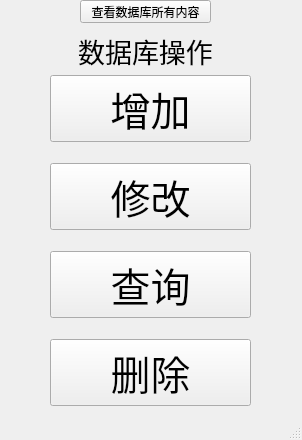
<?xml version="1.0" encoding="UTF-8"?>
<ui version="4.0">
 <class>MainWindow</class>
 <widget class="QMainWindow" name="MainWindow">
  <property name="geometry">
   <rect>
    <x>0</x>
    <y>0</y>
    <width>302</width>
    <height>440</height>
   </rect>
  </property>
  <property name="windowTitle">
   <string>MainWindow</string>
  </property>
  <property name="windowIcon">
   <iconset>
    <normaloff>1.png</normaloff>1.png</iconset>
  </property>
  <widget class="QWidget" name="centralwidget">
   <widget class="QLabel" name="label">
    <property name="geometry">
     <rect>
      <x>70</x>
      <y>20</y>
      <width>151</width>
      <height>61</height>
     </rect>
    </property>
    <property name="font">
     <font>
      <pointsize>20</pointsize>
     </font>
    </property>
    <property name="layoutDirection">
     <enum>Qt::LeftToRight</enum>
    </property>
    <property name="text">
     <string>数据库操作</string>
    </property>
    <property name="alignment">
     <set>Qt::AlignCenter</set>
    </property>
   </widget>
   <widget class="QWidget" name="layoutWidget">
    <property name="geometry">
     <rect>
      <x>50</x>
      <y>60</y>
      <width>201</width>
      <height>361</height>
     </rect>
    </property>
    <layout class="QVBoxLayout" name="verticalLayout">
     <item>
      <widget class="QPushButton" name="pushButton_4">
       <property name="font">
        <font>
         <pointsize>30</pointsize>
         <weight>50</weight>
         <bold>false</bold>
        </font>
       </property>
       <property name="text">
        <string>增加</string>
       </property>
      </widget>
     </item>
     <item>
      <widget class="QPushButton" name="pushButton_5">
       <property name="font">
        <font>
         <pointsize>30</pointsize>
         <weight>50</weight>
         <bold>false</bold>
        </font>
       </property>
       <property name="text">
        <string>修改</string>
       </property>
      </widget>
     </item>
     <item>
      <widget class="QPushButton" name="pushButton_6">
       <property name="font">
        <font>
         <pointsize>30</pointsize>
         <weight>50</weight>
         <bold>false</bold>
        </font>
       </property>
       <property name="text">
        <string>查询</string>
       </property>
      </widget>
     </item>
     <item>
      <widget class="QPushButton" name="pushButton_7">
       <property name="font">
        <font>
         <pointsize>30</pointsize>
         <weight>50</weight>
         <bold>false</bold>
        </font>
       </property>
       <property name="text">
        <string>删除</string>
       </property>
      </widget>
     </item>
    </layout>
   </widget>
   <widget class="QPushButton" name="pushButton">
    <property name="geometry">
     <rect>
      <x>80</x>
      <y>0</y>
      <width>131</width>
      <height>23</height>
     </rect>
    </property>
    <property name="text">
     <string>查看数据库所有内容</string>
    </property>
   </widget>
  </widget>
  <widget class="QMenuBar" name="menubar">
   <property name="geometry">
    <rect>
     <x>0</x>
     <y>0</y>
     <width>302</width>
     <height>23</height>
    </rect>
   </property>
  </widget>
  <widget class="QStatusBar" name="statusbar"/>
 </widget>
 <resources/>
 <connections>
  <connection>
   <sender>pushButton_4</sender>
   <signal>clicked()</signal>
   <receiver>MainWindow</receiver>
   <slot>sql_add()</slot>
   <hints>
    <hint type="sourcelabel">
     <x>157</x>
     <y>161</y>
    </hint>
    <hint type="destinationlabel">
     <x>72</x>
     <y>159</y>
    </hint>
   </hints>
  </connection>
  <connection>
   <sender>pushButton_5</sender>
   <signal>clicked()</signal>
   <receiver>MainWindow</receiver>
   <slot>sql_change()</slot>
   <hints>
    <hint type="sourcelabel">
     <x>192</x>
     <y>243</y>
    </hint>
    <hint type="destinationlabel">
     <x>74</x>
     <y>246</y>
    </hint>
   </hints>
  </connection>
  <connection>
   <sender>pushButton_6</sender>
   <signal>clicked()</signal>
   <receiver>MainWindow</receiver>
   <slot>sql_find()</slot>
   <hints>
    <hint type="sourcelabel">
     <x>164</x>
     <y>325</y>
    </hint>
    <hint type="destinationlabel">
     <x>69</x>
     <y>325</y>
    </hint>
   </hints>
  </connection>
  <connection>
   <sender>pushButton_7</sender>
   <signal>clicked()</signal>
   <receiver>MainWindow</receiver>
   <slot>sql_del()</slot>
   <hints>
    <hint type="sourcelabel">
     <x>140</x>
     <y>407</y>
    </hint>
    <hint type="destinationlabel">
     <x>73</x>
     <y>403</y>
    </hint>
   </hints>
  </connection>
  <connection>
   <sender>pushButton</sender>
   <signal>clicked()</signal>
   <receiver>MainWindow</receiver>
   <slot>lookall()</slot>
   <hints>
    <hint type="sourcelabel">
     <x>136</x>
     <y>38</y>
    </hint>
    <hint type="destinationlabel">
     <x>75</x>
     <y>34</y>
    </hint>
   </hints>
  </connection>
 </connections>
 <slots>
  <slot>sql_add()</slot>
  <slot>sql_change()</slot>
  <slot>sql_find()</slot>
  <slot>sql_del()</slot>
  <slot>lookall()</slot>
 </slots>
</ui>
